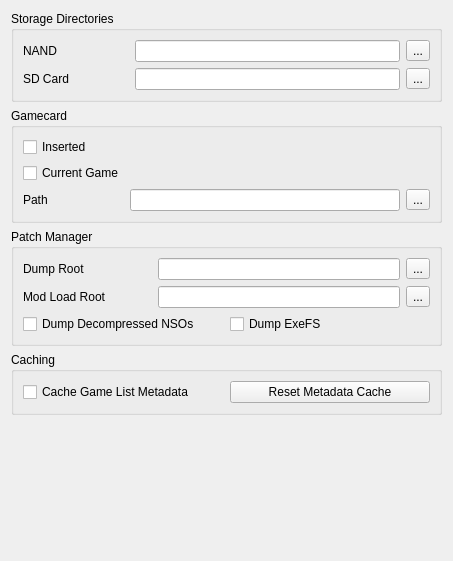
<?xml version="1.0" encoding="UTF-8"?>
<ui version="4.0">
 <class>ConfigureFilesystem</class>
 <widget class="QWidget" name="ConfigureFilesystem">
  <property name="geometry">
   <rect>
    <x>0</x>
    <y>0</y>
    <width>453</width>
    <height>561</height>
   </rect>
  </property>
  <property name="windowTitle">
   <string>Form</string>
  </property>
  <property name="accessibleName">
   <string>Filesystem</string>
  </property>
  <layout class="QVBoxLayout" name="verticalLayout">
   <item>
    <layout class="QVBoxLayout" name="verticalLayout_3">
     <item>
      <widget class="QGroupBox" name="groupBox">
       <property name="title">
        <string>Storage Directories</string>
       </property>
       <layout class="QGridLayout" name="gridLayout">
        <item row="0" column="0">
         <widget class="QLabel" name="label">
          <property name="text">
           <string>NAND</string>
          </property>
         </widget>
        </item>
        <item row="0" column="3">
         <widget class="QToolButton" name="nand_directory_button">
          <property name="text">
           <string>...</string>
          </property>
         </widget>
        </item>
        <item row="0" column="2">
         <widget class="QLineEdit" name="nand_directory_edit"/>
        </item>
        <item row="1" column="2">
         <widget class="QLineEdit" name="sdmc_directory_edit"/>
        </item>
        <item row="1" column="0">
         <widget class="QLabel" name="label_2">
          <property name="text">
           <string>SD Card</string>
          </property>
         </widget>
        </item>
        <item row="1" column="3">
         <widget class="QToolButton" name="sdmc_directory_button">
          <property name="text">
           <string>...</string>
          </property>
         </widget>
        </item>
        <item row="0" column="1">
         <spacer name="horizontalSpacer">
          <property name="orientation">
           <enum>Qt::Horizontal</enum>
          </property>
          <property name="sizeType">
           <enum>QSizePolicy::Maximum</enum>
          </property>
          <property name="sizeHint" stdset="0">
           <size>
            <width>60</width>
            <height>20</height>
           </size>
          </property>
         </spacer>
        </item>
       </layout>
      </widget>
     </item>
     <item>
      <widget class="QGroupBox" name="groupBox_2">
       <property name="title">
        <string>Gamecard</string>
       </property>
       <layout class="QGridLayout" name="gridLayout_2">
        <item row="2" column="1">
         <widget class="QLabel" name="label_3">
          <property name="text">
           <string>Path</string>
          </property>
         </widget>
        </item>
        <item row="2" column="2">
         <widget class="QLineEdit" name="gamecard_path_edit"/>
        </item>
        <item row="0" column="1">
         <widget class="QCheckBox" name="gamecard_inserted">
          <property name="text">
           <string>Inserted</string>
          </property>
         </widget>
        </item>
        <item row="1" column="1">
         <widget class="QCheckBox" name="gamecard_current_game">
          <property name="text">
           <string>Current Game</string>
          </property>
         </widget>
        </item>
        <item row="2" column="3">
         <widget class="QToolButton" name="gamecard_path_button">
          <property name="text">
           <string>...</string>
          </property>
         </widget>
        </item>
       </layout>
      </widget>
     </item>
     <item>
      <widget class="QGroupBox" name="groupBox_4">
       <property name="title">
        <string>Patch Manager</string>
       </property>
       <layout class="QGridLayout" name="gridLayout_4">
        <item row="1" column="2">
         <widget class="QLineEdit" name="load_path_edit"/>
        </item>
        <item row="0" column="2">
         <widget class="QLineEdit" name="dump_path_edit"/>
        </item>
        <item row="0" column="3">
         <widget class="QToolButton" name="dump_path_button">
          <property name="text">
           <string>...</string>
          </property>
         </widget>
        </item>
        <item row="1" column="3">
         <widget class="QToolButton" name="load_path_button">
          <property name="text">
           <string>...</string>
          </property>
         </widget>
        </item>
        <item row="2" column="0" colspan="4">
         <layout class="QHBoxLayout" name="horizontalLayout">
          <item>
           <widget class="QCheckBox" name="dump_nso">
            <property name="text">
             <string>Dump Decompressed NSOs</string>
            </property>
           </widget>
          </item>
          <item>
           <widget class="QCheckBox" name="dump_exefs">
            <property name="text">
             <string>Dump ExeFS</string>
            </property>
           </widget>
          </item>
         </layout>
        </item>
        <item row="1" column="0">
         <widget class="QLabel" name="label_9">
          <property name="text">
           <string>Mod Load Root</string>
          </property>
         </widget>
        </item>
        <item row="0" column="0">
         <widget class="QLabel" name="label_8">
          <property name="text">
           <string>Dump Root</string>
          </property>
         </widget>
        </item>
        <item row="0" column="1">
         <spacer name="horizontalSpacer_2">
          <property name="orientation">
           <enum>Qt::Horizontal</enum>
          </property>
          <property name="sizeType">
           <enum>QSizePolicy::Fixed</enum>
          </property>
          <property name="sizeHint" stdset="0">
           <size>
            <width>40</width>
            <height>20</height>
           </size>
          </property>
         </spacer>
        </item>
       </layout>
      </widget>
     </item>
     <item>
      <widget class="QGroupBox" name="groupBox_5">
       <property name="title">
        <string>Caching</string>
       </property>
       <layout class="QGridLayout" name="gridLayout_5">
        <item row="0" column="0" colspan="2">
         <layout class="QHBoxLayout" name="horizontalLayout_2">
          <item>
           <widget class="QCheckBox" name="cache_game_list">
            <property name="text">
             <string>Cache Game List Metadata</string>
            </property>
           </widget>
          </item>
          <item>
           <widget class="QPushButton" name="reset_game_list_cache">
            <property name="text">
             <string>Reset Metadata Cache</string>
            </property>
           </widget>
          </item>
         </layout>
        </item>
       </layout>
      </widget>
     </item>
    </layout>
   </item>
   <item>
    <spacer name="verticalSpacer">
     <property name="orientation">
      <enum>Qt::Vertical</enum>
     </property>
     <property name="sizeHint" stdset="0">
      <size>
       <width>20</width>
       <height>40</height>
      </size>
     </property>
    </spacer>
   </item>
  </layout>
 </widget>
 <resources/>
 <connections/>
</ui>
